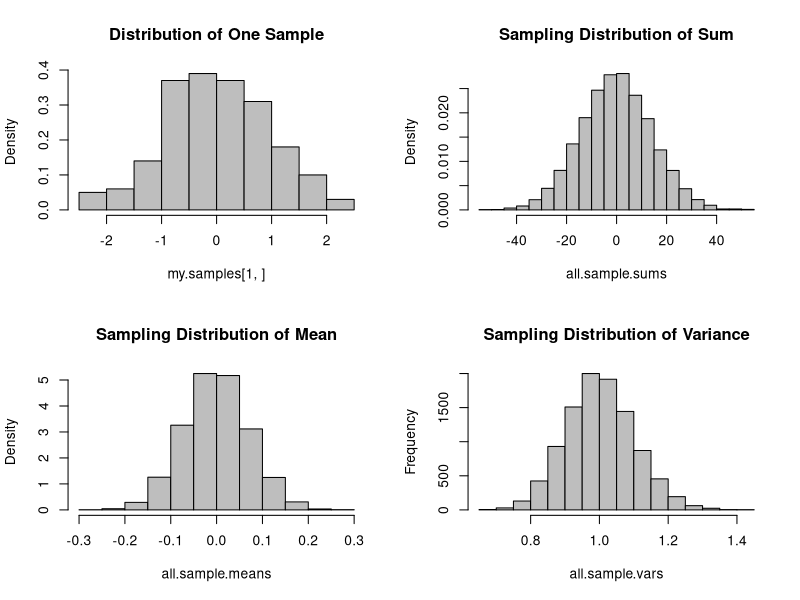

Write the R code that produced this figure.
library("gtools")
x <- c(5, 10, 15)
perm <- permutations(length(x), 2, x, repeats.allowed=T)
rowMeans(perm)

sdm.sim <- function(n,src.dist=NULL,param1=NULL,param2=NULL) {
  r <- 10000 # Number of replications/samples - Not to be adjusted
  # This produces a matrix of observations with
  # n columns and r rows. Each row is one sample:
  my.samples <- switch(src.dist,
                       "E" = matrix(rexp(n*r,param1),r),
                       "N" = matrix(rnorm(n*r,param1,param2),r),
                       "U" = matrix(runif(n*r,param1,param2),r),
                       "P" = matrix(rpois(n*r,param1),r),
                       "C" = matrix(rcauchy(n*r,param1,param2),r),
                       "B" = matrix(rbinom(n*r,param1,param2),r),
                       "G" = matrix(rgamma(n*r,param1,param2),r),
                       "X" = matrix(rchisq(n*r,param1),r),
                       "T" = matrix(rt(n*r,param1),r))
  all.sample.sums <- apply(my.samples,1,sum)
  all.sample.means <- apply(my.samples,1,mean)
  all.sample.vars <- apply(my.samples,1,var)
  par(mfrow=c(2,2))
  hist(my.samples[1,],col="gray", freq = F,
       main="Distribution of One Sample")
  hist(all.sample.sums,col="gray", freq = F,
       main="Sampling Distribution of Sum")
  hist(all.sample.means,col="gray", freq = F,
       main="Sampling Distribution of Mean")
  hist(all.sample.vars,col="gray",
       main="Sampling Distribution of Variance")}
sdm.sim(200,"N", 0,1)

